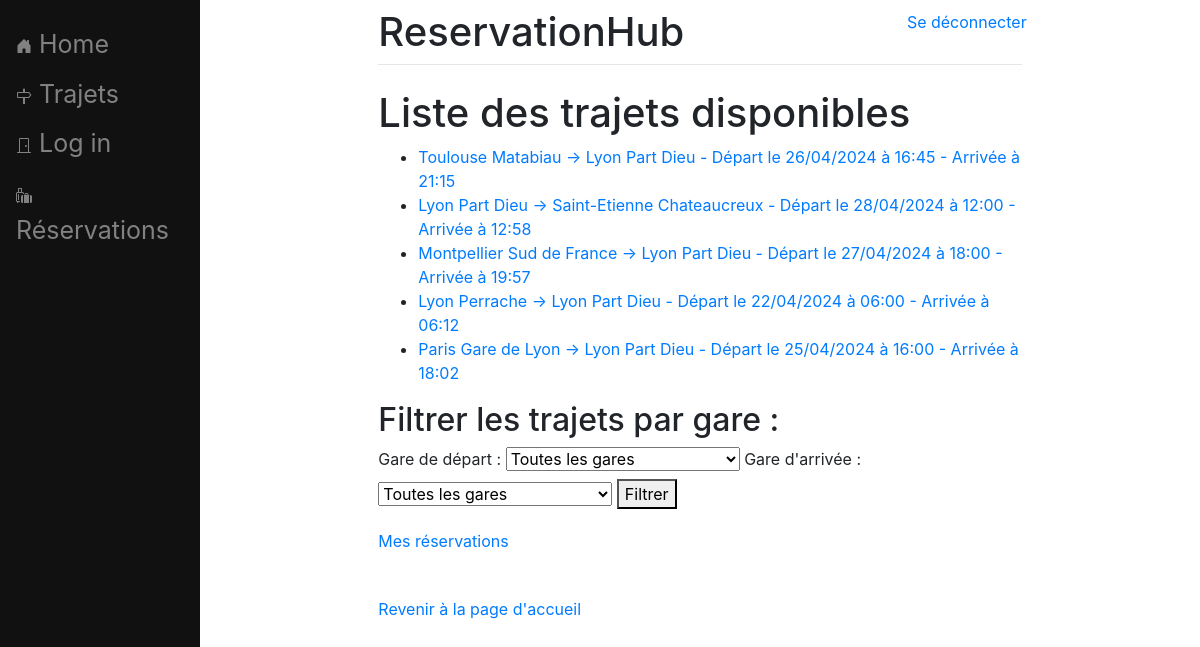
The page /reservationhub/trajets/ on the database its author committed.
### reservationhub/models.py (models this page shows)
class Trajet(models.Model):
    gare_depart = models.ForeignKey(Gare, related_name='trajets_de_depart', on_delete=models.CASCADE)
    date_heure_depart = models.DateTimeField()
    gare_arrivee = models.ForeignKey(Gare, related_name='trajets_d_arrivee', on_delete=models.CASCADE)
    date_heure_arrivee = models.DateTimeField()
    def __str__(self):
        return f"{self.gare_depart} -> {self.gare_arrivee}"

class Gare(models.Model):
    nom = models.CharField(max_length=100)
    def __str__(self):
        return self.nom

### reservationhub/views.py (the view)
# urls.py: path("trajets/", views.trajets, name='trajets'),
def trajets(request):
    trajets_disponibles = Trajet.objects.all()
    gares_disponibles = Gare.objects.all()
    if request.method == 'GET':
        gare_depart_id = request.GET.get('gare_depart')
        gare_arrivee_id = request.GET.get('gare_arrivee')
        if gare_depart_id:
            gare_depart = get_object_or_404(Gare, pk=gare_depart_id)
            trajets_disponibles = trajets_disponibles.filter(gare_depart=gare_depart)
        if gare_arrivee_id:
            gare_arrivee = get_object_or_404(Gare, pk=gare_arrivee_id)
            trajets_disponibles = trajets_disponibles.filter(gare_arrivee=gare_arrivee)
    return render(request, 'reservationhub/trajets.html', {'trajets': trajets_disponibles, 'gares': gares_disponibles})

### reservationhub/templates/reservationhub/trajets.html (shortened to what this page needs)
<!DOCTYPE html>
{%extends 'reservationhub/base.html'%}
{%block content%}
<head>
</head>
    <a href="{% url 'reservationhub:accueil' %}" style="position: absolute; top: 10px; right: 10px;">Se déconnecter</a>
    <h1>Liste des trajets disponibles</h1>
    <ul>
        {% for trajet in trajets %}
            <li>
                <a href="{% url 'reservationhub:edit_reservation' trajet.id %}">{{ trajet }} - Départ le {{ trajet.date_heure_depart|date:"d/m/Y" }} à {{ trajet.date_heure_depart|date:"H:i" }} - Arrivée à {{ trajet.date_heure_arrivee|date:"H:i" }}</a>
            </li>
        {% empty %}
            <li>Aucun trajet disponible.</li>
        {% endfor %}
    </ul>
    <h2>Filtrer les trajets par gare :</h2>
    <form method="GET" action="">
        <label for="gare_depart">Gare de départ :</label>
        <select name="gare_depart" id="gare_depart">
            <option value="">Toutes les gares</option>
        </select>
        <label for="gare_arrivee">Gare d'arrivée :</label>
        <select name="gare_arrivee" id="gare_arrivee">
            <option value="">Toutes les gares</option>
        </select>
        <button type="submit">Filtrer</button>
    </form>
    <a href="{% url 'reservationhub:mes_reservations' %}" class="reservations-button" style="margin-top: 20px; display: inline-block;">Mes réservations</a>
    <br><br>
    <a href="{% url 'reservationhub:accueil_connecte' %}" class="reservations-button" style="margin-top: 20px; display: inline-block;">Revenir à la page d'accueil</a>
{%endblock%}

### rows shown on the page
Trajet: gare_depart+gare_arrivee "Toulouse Matabiau -> Lyon Part Dieu", date_heure_depart "26/04/2024", date_heure_depart "16:45", date_heure_arrivee "21:15"
Trajet: gare_depart+gare_arrivee "Lyon Part Dieu -> Saint-Etienne Chateaucreux", date_heure_depart "28/04/2024", date_heure_depart "12:00", date_heure_arrivee "12:58"
Trajet: gare_depart+gare_arrivee "Montpellier Sud de France -> Lyon Part Dieu", date_heure_depart "27/04/2024", date_heure_depart "18:00", date_heure_arrivee "19:57"
Trajet: gare_depart+gare_arrivee "Lyon Perrache -> Lyon Part Dieu", date_heure_depart "22/04/2024", date_heure_depart "06:00", date_heure_arrivee "06:12"
Trajet: gare_depart+gare_arrivee "Paris Gare de Lyon -> Lyon Part Dieu", date_heure_depart "25/04/2024", date_heure_depart "16:00", date_heure_arrivee "18:02"
